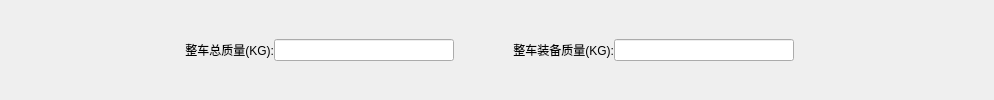
        <widget class="QWidget" name="widget_8" native="true">
         <layout class="QHBoxLayout" name="horizontalLayout_8">
          <property name="spacing">
           <number>0</number>
          </property>
          <property name="leftMargin">
           <number>0</number>
          </property>
          <property name="topMargin">
           <number>0</number>
          </property>
          <property name="rightMargin">
           <number>0</number>
          </property>
          <property name="bottomMargin">
           <number>0</number>
          </property>
          <item>
           <spacer name="horizontalSpacer_5">
            <property name="orientation">
             <enum>Qt::Horizontal</enum>
            </property>
            <property name="sizeType">
             <enum>QSizePolicy::Minimum</enum>
            </property>
            <property name="sizeHint" stdset="0">
             <size>
              <width>114</width>
              <height>20</height>
             </size>
            </property>
           </spacer>
          </item>
          <item>
           <widget class="QLabel" name="label_24">
            <property name="minimumSize">
             <size>
              <width>160</width>
              <height>0</height>
             </size>
            </property>
            <property name="maximumSize">
             <size>
              <width>160</width>
              <height>16777215</height>
             </size>
            </property>
            <property name="text">
             <string>整车总质量(KG):</string>
            </property>
            <property name="alignment">
             <set>Qt::AlignRight|Qt::AlignTrailing|Qt::AlignVCenter</set>
            </property>
           </widget>
          </item>
          <item>
           <widget class="QLineEdit" name="lineEdit_21">
            <property name="minimumSize">
             <size>
              <width>180</width>
              <height>0</height>
             </size>
            </property>
            <property name="maximumSize">
             <size>
              <width>180</width>
              <height>16777215</height>
             </size>
            </property>
           </widget>
          </item>
          <item>
           <widget class="QLabel" name="label_23">
            <property name="minimumSize">
             <size>
              <width>160</width>
              <height>0</height>
             </size>
            </property>
            <property name="maximumSize">
             <size>
              <width>160</width>
              <height>16777215</height>
             </size>
            </property>
            <property name="text">
             <string>整车装备质量(KG):</string>
            </property>
            <property name="alignment">
             <set>Qt::AlignRight|Qt::AlignTrailing|Qt::AlignVCenter</set>
            </property>
           </widget>
          </item>
          <item>
           <widget class="QLineEdit" name="lineEdit_22">
            <property name="minimumSize">
             <size>
              <width>180</width>
              <height>0</height>
             </size>
            </property>
            <property name="maximumSize">
             <size>
              <width>180</width>
              <height>16777215</height>
             </size>
            </property>
           </widget>
          </item>
          <item>
           <spacer name="horizontalSpacer_8">
            <property name="orientation">
             <enum>Qt::Horizontal</enum>
            </property>
            <property name="sizeType">
             <enum>QSizePolicy::Maximum</enum>
            </property>
            <property name="sizeHint" stdset="0">
             <size>
              <width>200</width>
              <height>20</height>
             </size>
            </property>
           </spacer>
          </item>
         </layout>
        </widget>
